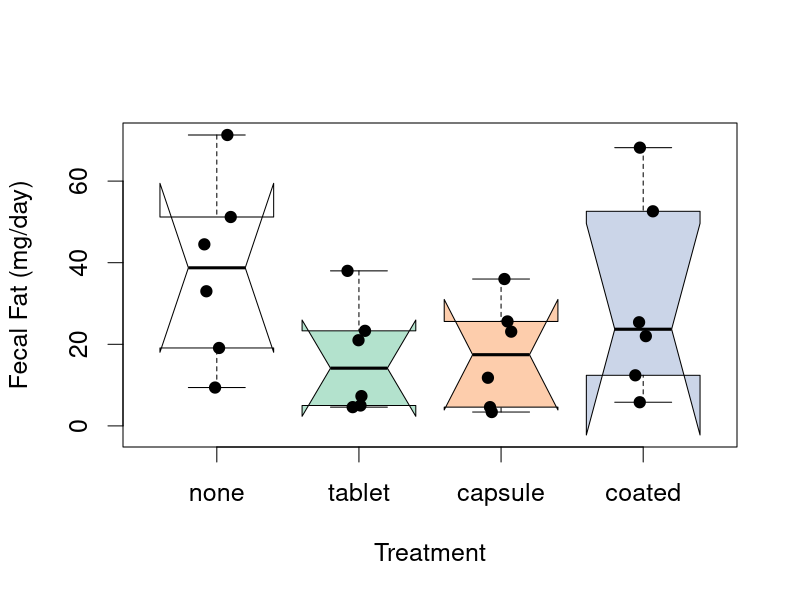
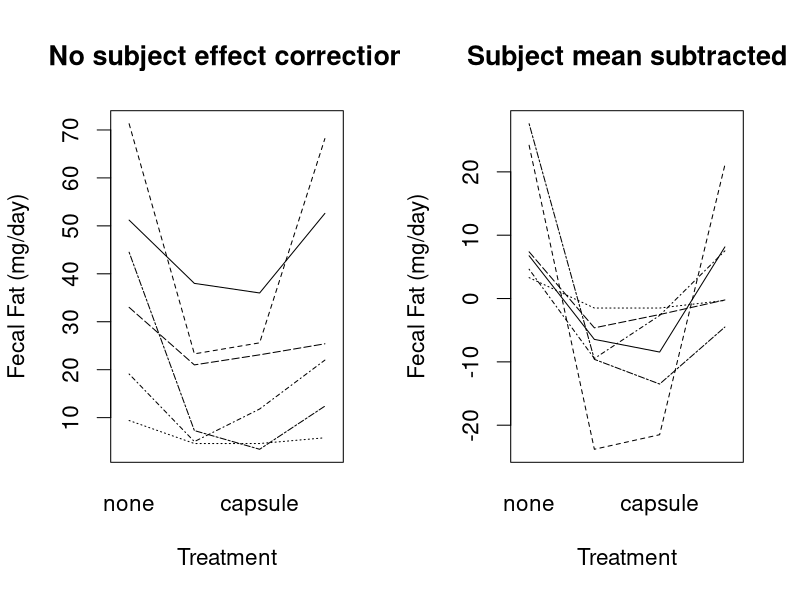

These figures' R source, in order:
## ---- chunk 1
fecfat <- read.csv("fecfat.csv")
fecfat$pilltype <- factor(fecfat$pilltype, levels=c("none", "tablet", "capsule", "coated"))
fecfat$subject <- factor(fecfat$subject)
## ---- chunk 2
par(cex=1.5)
library(RColorBrewer)
# colors from display.brewer.all(n=3)
mycols <- c("white", brewer.pal(n=3, "Pastel2"))
boxplot(fecfat ~ pilltype, data=fecfat,
        notch=TRUE,
        col=mycols, 
        xlab="Treatment", ylab="Fecal Fat (mg/day)")
stripchart(fecfat ~ pilltype, data=fecfat, vertical=TRUE, pch=20,
           method="jitter", jitter=0.1, add=TRUE)
## ---- chunk 3
fit1way <- lm(fecfat ~ pilltype, data=fecfat)
## ---- chunk 4
library(xtable)
print(xtable(anova(fit1way), caption="One-way analysis of variance table for fecal fat dataset"), comment=FALSE)
##library(stargazer)
##stargazer(anova(fit1way), title="One-way analysis of variance results", style="all2", header=FALSE)
## ---- chunk 5
fecfat$fecfatminusmean <- residuals(lm(fecfat ~ subject, data=fecfat))
par(mfrow=c(1,2), cex=1.35)
interaction.plot(x.factor=fecfat$pilltype, 
                 trace.factor=fecfat$subject, 
                 response=fecfat$fecfat, 
                 xlab="Treatment", ylab="Fecal Fat (mg/day)",
                 main="No subject effect correction", legend=FALSE)
interaction.plot(x.factor=fecfat$pilltype, 
                 trace.factor=fecfat$subject, 
                 response=fecfat$fecfatminusmean, 
                 xlab="Treatment", ylab="Fecal Fat (mg/day)",
                 main="Subject mean subtracted", legend=FALSE)
## ---- chunk 6
fit1way <- lm(fecfat ~ pilltype, data=fecfat)
## ---- chunk 7
print(xtable::xtable(anova(fit1way), caption="One-way analysis of variance table for fecal fat dataset"), comment=FALSE)
## ---- chunk 8
fit2way <- lm(fecfat ~ subject + pilltype, data=fecfat)
## ---- chunk 9
print(xtable(anova(fit2way), label="2", caption="Two-way analysis of variance table. Note the similarity of the pilltype row."), comment=FALSE)
## ---- chunk 10
library(tidyr)
library(dplyr)
fecfat.wide <- fecfat %>% 
  select(-fecfatminusmean) %>%  #get rid of fecfatminusmean column
  spread(key=pilltype, value=fecfat) %>%
  mutate(MEAN = (none+tablet+capsule+coated)/4)
#print(xtable::xtable(fecfat.wide, digits=1, 
#                     caption="Wide version of fecal fat dataset"), 
#      comment=FALSE)
## ---- chunk 11
sum(residuals(fit2way)^2) / 15 / 4 #df=15, divided by 4 pilltypes
279.419 - 26.75 #var(SUBJECT_i)
## ---- chunk 12
sum(residuals(fit2way)^2) / 15 #df=15
